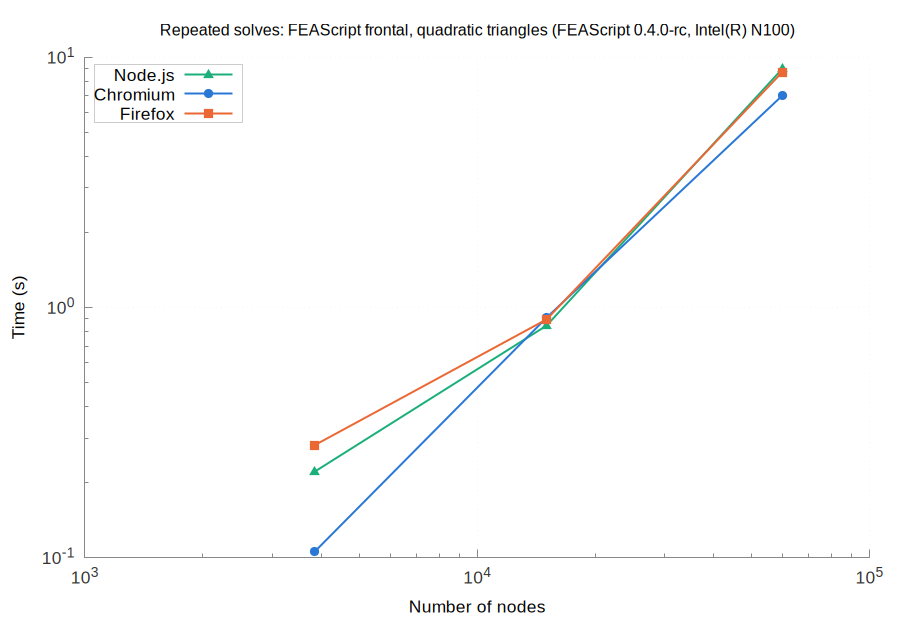

Source code (gnuplot):
set terminal pngcairo size 900,620 font 'Arial,13'
set border 3 lc rgb '#888888'; set tics nomirror tc rgb '#333333'
set grid lc rgb '#e6e6e6' lw 1; set key top left box lc rgb '#cccccc' opaque
set logscale xy; set format y '10^{%L}'; set format x '10^{%L}'
set output 'browsers_FEAScript_frontal_quadratic_triangles_repeated.png'
set title 'Repeated solves: FEAScript frontal, quadratic triangles (FEAScript 0.4.0-rc, Intel(R) N100)' font 'Arial,12'
set xlabel 'Number of nodes'
set ylabel 'Time (s)'
plot 'browsers_FEAScript_frontal_quadratic_triangles_repeated_node.dat' u 1:2 w lp lw 2 pt 9 ps 1.2 lc rgb '#1baf7a' t 'Node.js', \
     'browsers_FEAScript_frontal_quadratic_triangles_repeated_chromium.dat' u 1:2 w lp lw 2 pt 7 ps 1.2 lc rgb '#2a78d6' t 'Chromium', \
     'browsers_FEAScript_frontal_quadratic_triangles_repeated_firefox.dat' u 1:2 w lp lw 2 pt 5 ps 1.2 lc rgb '#eb6834' t 'Firefox'
